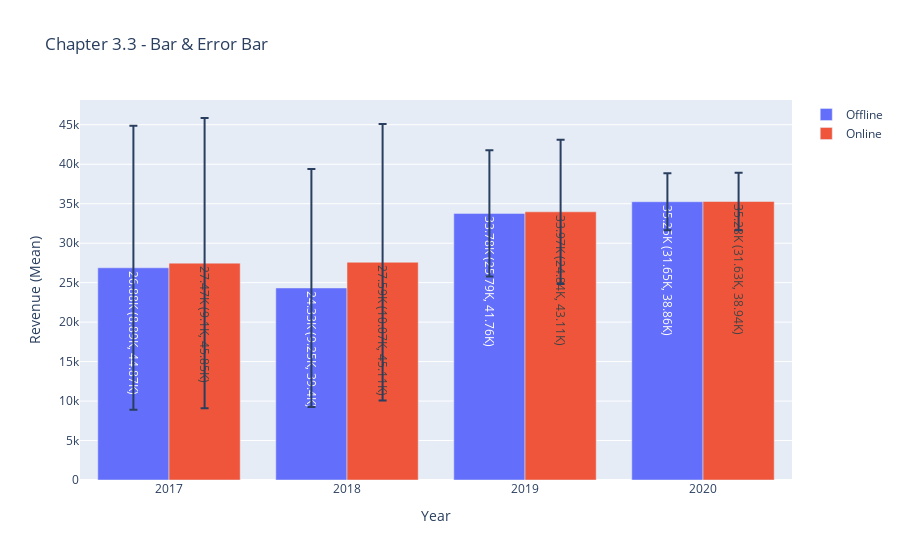

Notebook code for this chart:
### Code cell
# 채널 참조리스트 생성
channels = list(df_g1['Channel'].unique())
# 빈 리스트 생성
traces = []
for channel in channels:
    dat = df_g1[df_g1['Channel'] == channel]
    traces.append(go.Bar(x = dat['year'],
                         y = dat['mean'],
                         error_y = dict(type = 'data',
                                        array = dat['sd']
                                       ),
                         text = dat['text'],  # hover text 활성화
                         name = channel
                        ))
data = traces
layout = go.Layout(title = 'Chapter 3.3 - Bar & Error Bar',
                  xaxis = dict(title = 'Year'),
                  yaxis = dict(title = 'Revenue (Mean)', range = [0, ymax]))
fig = go.Figure(data, layout)
fig.show()

### Figure 1 — Plotly figure (JSON) as saved in the notebook; plotly's stock layout.template omitted (floating-point values rounded to 4 significant figures)
{"data": [{"error_y": {"array": [17990.0, 15070.0, 7986.0, 3606.0], "type": "data"}, "name": "Offline", "text": ["26.88K (8.89K, 44.87K)", "24.33K (9.25K, 39.4K)", "33.78K (25.79K, 41.76K)", "35.25K (31.65K, 38.86K)"], "type": "bar", "x": ["2017", "2018", "2019", "2020"], "y": [26880.0, 24330.0, 33780.0, 35250.0]}, {"error_y": {"array": [18370.0, 17520.0, 9131.0, 3653.0], "type": "data"}, "name": "Online", "text": ["27.47K (9.1K, 45.85K)", "27.59K (10.07K, 45.11K)", "33.97K (24.84K, 43.11K)", "35.28K (31.63K, 38.94K)"], "type": "bar", "x": ["2017", "2018", "2019", "2020"], "y": [27470.0, 27590.0, 33970.0, 35280.0]}], "layout": {"title": {"text": "Chapter 3.3 - Bar & Error Bar"}, "xaxis": {"title": {"text": "Year"}}, "yaxis": {"range": [0, 48139], "title": {"text": "Revenue (Mean)"}}}}
